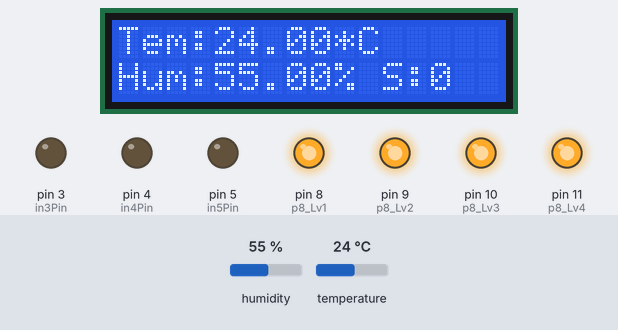
This sketch was run on a simulated Arduino Uno, built with avr-gcc and run on an emulated ATmega328P. Parts: 16×2 character LCD, output pins drawn as LEDs (lit = HIGH). The test bench sets the inputs (shaded band); at power-on: temperature 24 °C, humidity 55 %. What the sketch prints to the serial monitor is not drawn.

Above: at 2.7 s.
2.8 s: temperature set to 28.4 °C
At 4.9 s:
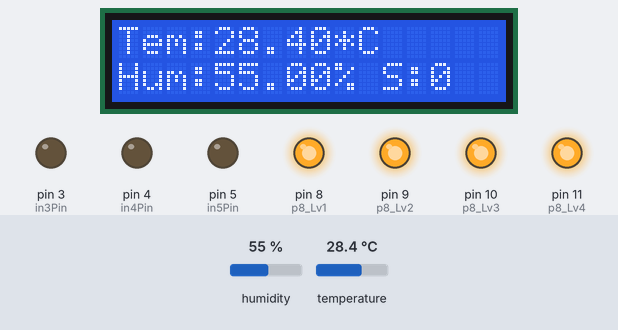
5.8 s: temperature set to 29.6 °C
At 7.4 s:
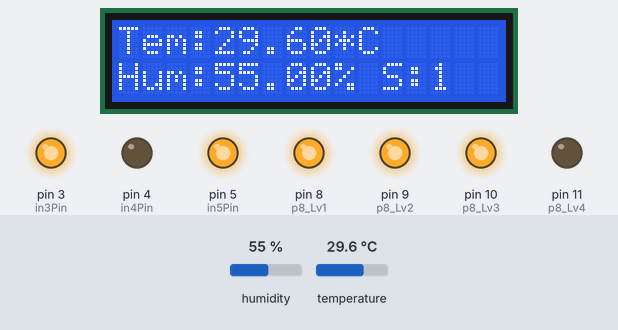
8.8 s: humidity set to 22 %
At 9.9 s:
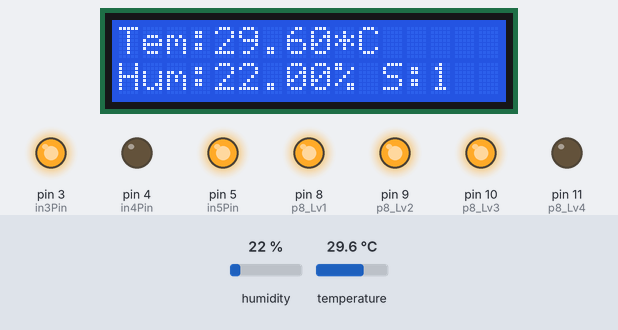
11.8 s: temperature set to 12 °C
At 14.4 s:
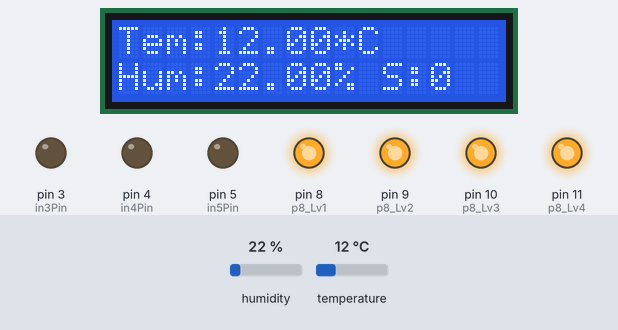
15.6 s: humidity set to 40 %
At 16.5 s:
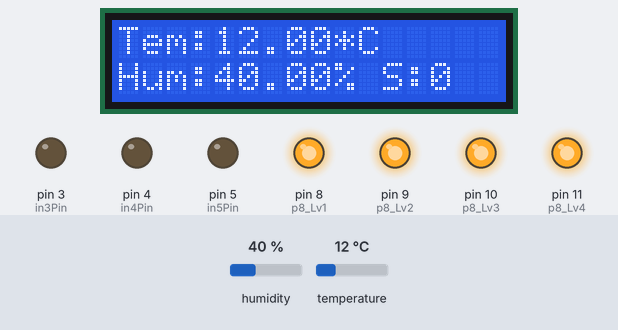
Timing chart, 0 to 18.6 s (numbered marks = the images above; inputs shaded):
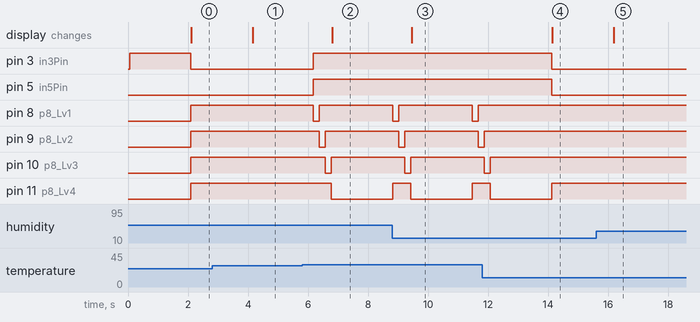

Measured:
- the behaviour switches between 29 and 29.1 °C on temperature (found by bisection; images 1 and 2)
- after the input at 2.8 s, the display: changes after 1.4 s (image 1)
- after the input at 5.8 s, pin 3 (in3Pin), pin 5 (in5Pin): LOW → HIGH after 0.38 s; pin 8 (p8_Lv1): HIGH → LOW after 0.38 s, → HIGH 0.20 s later; pin 9 (p8_Lv2): HIGH → LOW after 0.58 s, → HIGH 0.20 s later; pin 10 (p8_Lv3): HIGH → LOW after 0.78 s, → HIGH 0.20 s later; pin 11 (p8_Lv4): HIGH → LOW after 0.98 s; the display: changes after 1.0 s (image 2)
- after the input at 8.8 s, the display: changes after 0.65 s (image 3)
- after the input at 11.8 s, pin 3 (in3Pin), pin 5 (in5Pin): HIGH → LOW after 2.3 s
- after the input at 15.6 s, the display: changes after 0.59 s (image 5)

The sketch:

FAN.ino
```cpp
#include "DHT.h"
#include <Wire.h>
#include <LiquidCrystal_I2C.h>
int Number = 0;
const int in3Pin = 3;
const int in4Pin = 4;
const int in5Pin = 5;
int p8_Lv1 = 8;
int p8_Lv2 = 9;
int p8_Lv3 = 10;
int p8_Lv4 = 11;
LiquidCrystal_I2C lcd(0x27, 16, 2);
#define DHTPIN 2
#define DHTTYPE DHT22
DHT dht(DHTPIN, DHTTYPE);

void setup() {
Serial.begin(9600);
Serial.println("DHTxx test!");
dht.begin();
lcd.begin();
lcd.backlight();
pinMode(in3Pin, OUTPUT);
pinMode(in4Pin, OUTPUT);
pinMode(in5Pin, OUTPUT);
digitalWrite(in3Pin , HIGH);
digitalWrite(in4Pin, LOW);
pinMode(p8_Lv1, OUTPUT);
pinMode(p8_Lv2, OUTPUT);
pinMode(p8_Lv3, OUTPUT);
pinMode(p8_Lv4, OUTPUT);
digitalWrite(p8_Lv1, LOW);
digitalWrite(p8_Lv2, LOW);
digitalWrite(p8_Lv3, LOW);
digitalWrite(p8_Lv4, LOW);
}
void loop() {
delay(2000);
float h = dht.readHumidity();
float t = dht.readTemperature();
float f = dht.readTemperature(true);
if (isnan(h) || isnan(t) || isnan(f)) {
Serial.println("Failed to read from DHT sensor!");
return;
}
float hif = dht.computeHeatIndex(f, h);
float hic = dht.computeHeatIndex(t, h, false);
Serial.print("Humidity: ");
Serial.print(h);
Serial.print(" %\t");
Serial.print("Temperature: ");
Serial.print(t);
Serial.print(" *C ");
Serial.print(f);
Serial.print(" *F\t");
Serial.print("Heat index: ");
Serial.print(hic);
Serial.print(" *C ");
Serial.print(hif);
Serial.println(" *F");
if ( t < 30 ) {
Number = 0;
digitalWrite(in3Pin , LOW);
digitalWrite(in4Pin, LOW);
analogWrite (in5Pin , 0);
digitalWrite(p8_Lv1, HIGH);
digitalWrite(p8_Lv2, HIGH);
digitalWrite(p8_Lv3, HIGH);
digitalWrite(p8_Lv4, HIGH);
}
if ( t > 29 ) {
Number = 1;
digitalWrite(in3Pin , HIGH);
digitalWrite(in4Pin, LOW);
analogWrite (in5Pin , 255);
digitalWrite(p8_Lv1, LOW);
digitalWrite(p8_Lv2, HIGH);
digitalWrite(p8_Lv3, HIGH);
digitalWrite(p8_Lv4, HIGH);
delay(200);
digitalWrite(p8_Lv1, HIGH);
digitalWrite(p8_Lv2, LOW);
digitalWrite(p8_Lv3, HIGH);
digitalWrite(p8_Lv4, HIGH);
delay(200);
digitalWrite(p8_Lv1, HIGH);
digitalWrite(p8_Lv2, HIGH);
digitalWrite(p8_Lv3, LOW);
digitalWrite(p8_Lv4, HIGH);
delay(200);
digitalWrite(p8_Lv1, HIGH);
digitalWrite(p8_Lv2, HIGH);
digitalWrite(p8_Lv3, HIGH);
digitalWrite(p8_Lv4, LOW);

}

lcd.setCursor(0, 0);
lcd.print("Tem:");
lcd.print(t);
lcd.print("*C");
lcd.setCursor(0, 1);
lcd.print("Hum:");
lcd.print(h);
lcd.print("% ");
lcd.print("S:");
lcd.print(Number);
}
```
